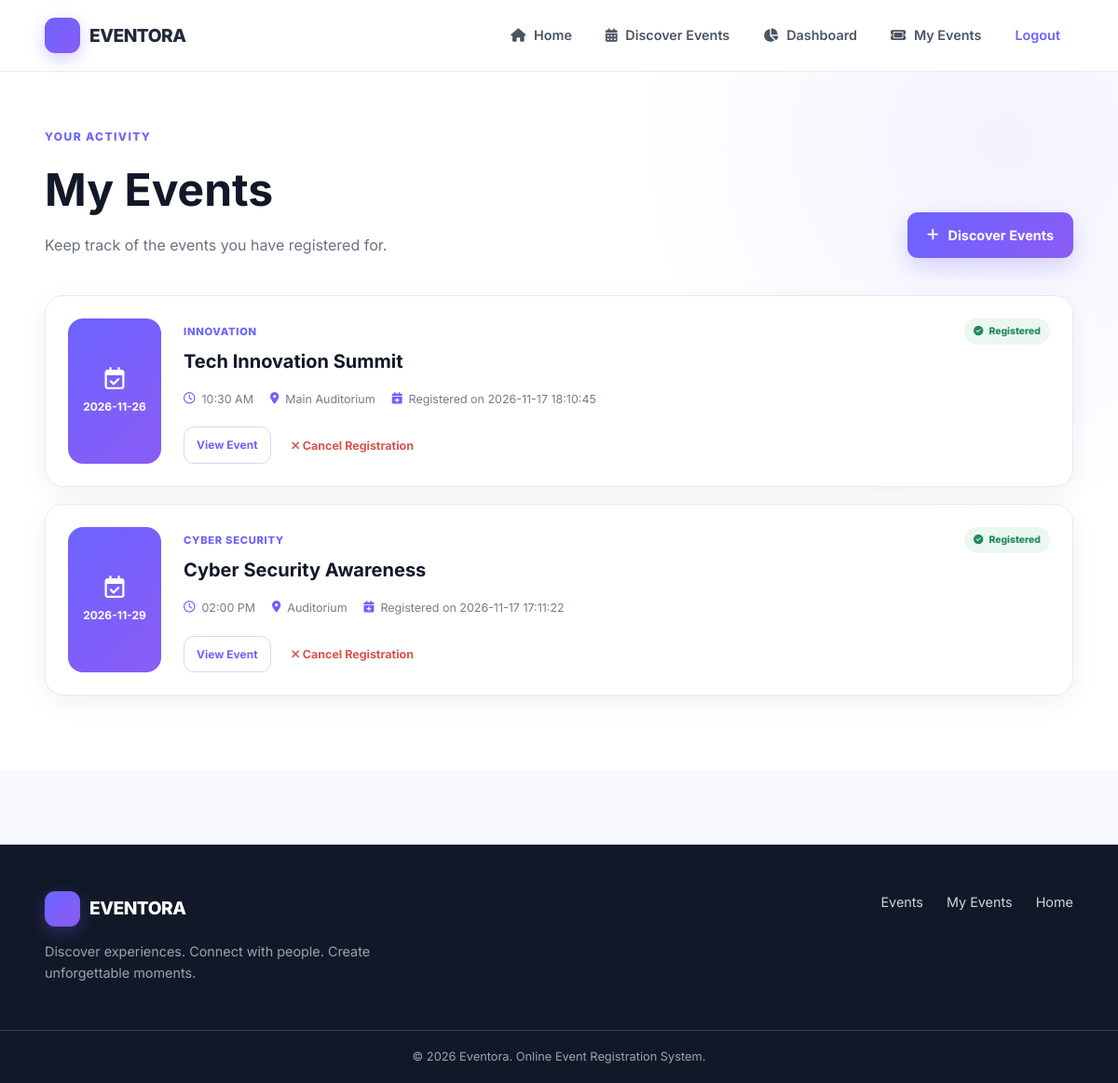
The page /my-events (signed in) on the database its author committed.
### tables this page shows
CREATE TABLE registrations (
            id INTEGER PRIMARY KEY AUTOINCREMENT,
            user_id INTEGER NOT NULL,
            event_id INTEGER NOT NULL,
            registration_date TEXT NOT NULL,
            status TEXT NOT NULL DEFAULT 'Registered',

            FOREIGN KEY (user_id) REFERENCES users(id),
            FOREIGN KEY (event_id) REFERENCES events(id),

            UNIQUE(user_id, event_id)
        );

CREATE TABLE events (
            id INTEGER PRIMARY KEY AUTOINCREMENT,
            title TEXT NOT NULL,
            description TEXT NOT NULL,
            date TEXT NOT NULL,
            time TEXT NOT NULL,
            venue TEXT NOT NULL,
            category TEXT NOT NULL,
            capacity INTEGER NOT NULL,
            available_seats INTEGER NOT NULL
        );

### app.py (the view)
@app.route("/my-events")
@login_required
def my_events():
    if session.get("role") == "admin":
        return redirect(url_for("admin"))
    conn = get_db_connection()
    registrations = conn.execute("""
        SELECT
            r.id,
            r.user_id,
            r.event_id,
            r.registration_date,
            r.status,
            e.title,
            e.description,
            e.date,
            e.time,
            e.venue,
            e.category,
            e.capacity,
            e.available_seats
        FROM registrations r
        JOIN events e
        ON r.event_id = e.id
        WHERE r.user_id = ?
        ORDER BY e.date ASC
    """, (session["user_id"],)).fetchall()
    conn.close()
    return render_template(
        "my-events.html",
        registrations=registrations
    )

### app.py (called while the page is built)
def login_required(route_function):
    @wraps(route_function)
    def wrapper(*args, **kwargs):
        if "user_id" not in session:
            flash("Please login to continue.", "warning")
            return redirect(url_for("login"))
        return route_function(*args, **kwargs)
    return wrapper

### database.py (called while the page is built)
def get_db_connection():
    conn = sqlite3.connect(DATABASE)
    conn.row_factory = sqlite3.Row
    return conn

### templates/my-events.html (shortened to what this page needs)
{% extends "base.html" %}
{% block content %}
<section class="my-events-section">
    <div class="container">
        <div class="my-events-header">
            <div>
                <span class="eyebrow">YOUR ACTIVITY</span>
                <h1>My Events</h1>
                <p>
                    Keep track of the events you have registered for.
                </p>
            </div>
            <a href="{{ url_for('events') }}" class="btn btn-primary">
                <i class="fa-solid fa-plus"></i>
                Discover Events
            </a>
        </div>
        {% if registrations %}
        <div class="my-events-list">
            {% for registration in registrations %}
            <article class="my-event-card">
                <div class="my-event-date">
                    <i class="fa-regular fa-calendar-check"></i>
                    <span>
                        {{ registration["date"] }}
                    </span>
                </div>
                <div class="my-event-content">
                    <div class="my-event-title-row">
                        <div>
                            <span class="my-event-category">
                                {{ registration["category"] }}
                            </span>
                            <h3>
                                {{ registration["title"] }}
                            </h3>
                        </div>
                        {% if registration["status"] == "Registered" %}
                        <span class="status-badge status-registered">
                            <i class="fa-solid fa-circle-check"></i>
                            Registered
                        </span>
                        {% else %}
                        <span class="status-badge status-cancelled">
                            <i class="fa-solid fa-circle-xmark"></i>
                            Cancelled
                        </span>
                        {% endif %}
                    </div>
                    <div class="my-event-meta">
                        <span>
                            <i class="fa-regular fa-clock"></i>
                            {{ registration["time"] }}
                        </span>
                        <span>
                            <i class="fa-solid fa-location-dot"></i>
                            {{ registration["venue"] }}
                        </span>
                        <span>
                            <i class="fa-solid fa-calendar-plus"></i>
                            Registered on {{ registration["registration_date"] }}
                        </span>
                    </div>
                    {% if registration["status"] == "Registered" %}
                    <div class="my-event-actions">
                        <a
                            href="{{ url_for('event_details', event_id=registration['event_id']) }}"
                            class="btn btn-outline btn-small"
                        >
                            View Event
                        </a>
                        <form
                            action="{{ url_for('cancel_registration', registration_id=registration['id']) }}"
                            method="POST"
                            onsubmit="return confirm('Are you sure you want to cancel this registration?');"
                        >
                            <button
                                type="submit"
                                class="cancel-btn"
                            >
                                <i class="fa-solid fa-xmark"></i>
                                Cancel Registration
                            </button>
                        </form>
                    </div>
                    {% endif %}
                </div>
            </article>
            {% endfor %}
        </div>
        {% endif %}
    </div>
</section>
{% endblock %}

### static/css/style.css (style rules this page uses)
* { margin: 0; padding: 0; box-sizing: border-box; }
:root { --primary: #6c63ff; --primary-dark: #5148e5; --secondary: #8b5cf6; --dark: #111827; --dark-soft: #1f2937; --text: #1f2937; --text-light: #6b7280; --background: #f8f9ff; --white: #ffffff; --border: #e5e7eb; --success: #16a34a; --danger: #dc2626; --warning: #d97706; --shadow: 0 10px 30px rgba(17, 24, 39, 0.08); --radius: 16px; }
html { scroll-behavior: smooth; }
body { font-family: "Inter", sans-serif; background: var(--background); color: var(--text); line-height: 1.6; }
a { text-decoration: none; color: inherit; }
button, input, textarea, select { font-family: inherit; }
button { cursor: pointer; }
.container { width: min(1120px, 92%); margin: auto; }
.btn { display: inline-flex; align-items: center; justify-content: center; gap: 10px; padding: 13px 21px; border-radius: 11px; font-size: 0.9rem; font-weight: 700; border: none; transition: 0.25s ease; }
.btn-primary { color: white; background: linear-gradient( 135deg, var(--primary), var(--secondary) ); box-shadow: 0 10px 25px rgba(108, 99, 255, 0.25); }
.btn-outline { color: #374151; background: white; border: 1px solid #dfe1e7; }
.btn-small { padding: 9px 13px; font-size: 0.75rem; }
.my-events-section { padding: 60px 0 80px; min-height: 75vh; background: radial-gradient( circle at 90% 10%, rgba(108, 99, 255, 0.08), transparent 32% ), #ffffff; }
.my-events-header { display: flex; align-items: flex-end; justify-content: space-between; gap: 25px; margin-bottom: 40px; }
.my-events-header .eyebrow { display: block; color: var(--primary); font-size: 0.75rem; font-weight: 800; letter-spacing: 1.4px; margin-bottom: 10px; }
.my-events-header h1 { font-size: clamp(2rem, 4vw, 3rem); color: var(--dark); margin-bottom: 8px; }
.my-events-header p { color: var(--text-light); line-height: 1.6; }
.my-events-list { display: flex; flex-direction: column; gap: 18px; }
.my-event-card { display: flex; gap: 24px; padding: 24px; background: #ffffff; border: 1px solid #e8e8f1; border-radius: 20px; box-shadow: 0 8px 28px rgba(17, 24, 39, 0.06); transition: transform 0.25s ease, box-shadow 0.25s ease; }
.my-event-date { width: 100px; min-width: 100px; min-height: 100px; border-radius: 16px; background: linear-gradient( 135deg, var(--primary), var(--secondary) ); color: #ffffff; display: flex; flex-direction: column; align-items: center; justify-content: center; gap: 9px; text-align: center; }
.my-event-date i { font-size: 1.5rem; }
.my-event-date span { font-size: 0.75rem; font-weight: 700; }
.my-event-content { flex: 1; min-width: 0; }
.my-event-title-row { display: flex; align-items: flex-start; justify-content: space-between; gap: 20px; }
.my-event-category { display: inline-block; color: var(--primary); font-size: 0.7rem; font-weight: 800; text-transform: uppercase; letter-spacing: 0.7px; margin-bottom: 6px; }
.my-event-title-row h3 { font-size: 1.25rem; color: var(--dark); }
.status-badge { display: inline-flex; align-items: center; gap: 6px; padding: 7px 11px; border-radius: 50px; font-size: 0.72rem; font-weight: 700; white-space: nowrap; }
.status-registered { background: #eaf8f1; color: #188653; }
.my-event-meta { display: flex; flex-wrap: wrap; gap: 18px; margin-top: 15px; color: #737b8e; font-size: 0.78rem; }
.my-event-meta span { display: inline-flex; align-items: center; gap: 7px; }
.my-event-meta i { color: var(--primary); }
.my-event-actions { display: flex; align-items: center; gap: 12px; margin-top: 20px; }
.btn-outline { background: #ffffff; color: var(--primary); border: 1px solid #d9d7f7; }
.cancel-btn { border: none; background: transparent; color: #d9534f; font-size: 0.78rem; font-weight: 700; cursor: pointer; padding: 9px 10px; transition: opacity 0.2s ease; }
.status-badge { display: inline-flex; align-items: center; gap: 6px; padding: 6px 10px; border-radius: 30px; font-size: 0.65rem; font-weight: 800; white-space: nowrap; }
.status-registered { color: #248a58; background: #eaf8f0; }

### rows shown on the page
registrations: date "2026-11-26", category "INNOVATION", title "Tech Innovation Summit", status "Registered" (drawn), time "10:30 AM", venue "Main Auditorium", registration_date "2026-11-17 18:10:45"
registrations: date "2026-11-29", category "CYBER SECURITY", title "Cyber Security Awareness", status "Registered" (drawn), time "02:00 PM", venue "Auditorium", registration_date "2026-11-17 17:11:22"
